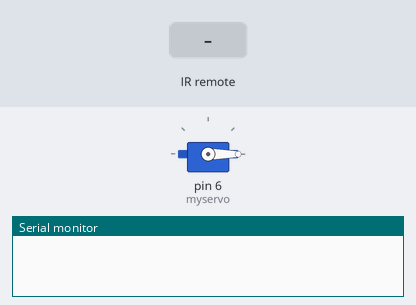
Recording of a sketch running on a simulated Arduino Uno, built with avr-gcc and run on an emulated ATmega328P. On the bench: servo, the last lines printed to the serial monitor. The inputs (shaded band) are chosen by the test bench.

Above: at 1.2 s.
1.3 s: infrared code 0xFFA857 received
At 1.8 s:
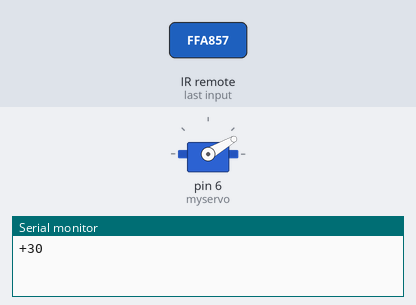
2.8 s: infrared code 0xFFE01F received
At 4.1 s:
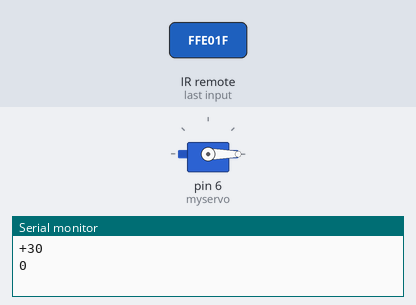
Timing chart, 0 to 5.8 s (numbered marks = the images above; inputs shaded):
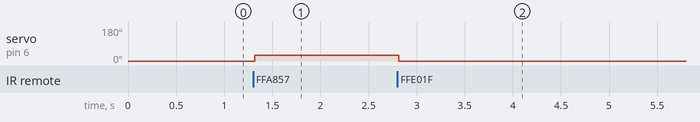

Measured:
- after the input at 1.3 s, servo on pin 6 (myservo): 0° → 30° at once
- after the input at 2.8 s, servo on pin 6 (myservo): 30° → 0° at once

The sketch:

servo_ir.ino
```cpp
#include <IRremote.h>
#include <Servo.h>
int IRpin = 11;  // pin for the IR sensor
IRrecv irrecv(IRpin);
decode_results results;
Servo myservo;
void setup()
{
 Serial.begin(9600);
 irrecv.enableIRIn(); // Start the receiver
 myservo.attach(6);  // attaches the servo on pin 9 to the servo object
 myservo.write(0);
}
void loop()
{
  if (irrecv.decode(&results))
  {
//    Serial.println(results.value);
    if (results.value == 16769055)  // change according to your IR remote button number
    {
        delay(15);
        myservo.write(0);
        Serial.println("0");
    }
    if (results.value == 16754775)  // change according  to your IR remote button number
    {
      delay(15);
      myservo.write(30);
      Serial.println("+30");
    }
    irrecv.resume();   // Receive the next value
  }
}
```
